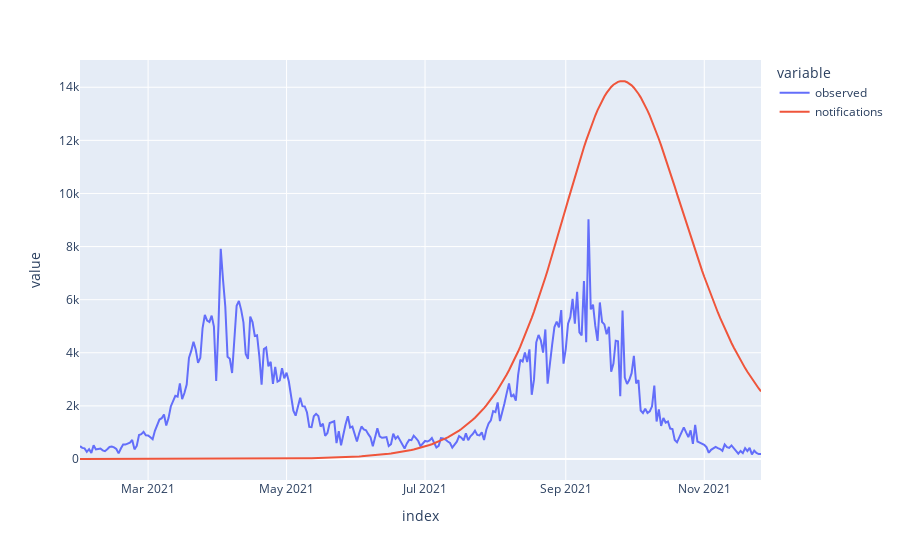

Here is the notebook cell this chart was saved with:
### Code cell
strain_strat_model.run()

notifications = strain_strat_model.get_derived_outputs_df()["notifications"]

pd.DataFrame(
    {
        "observed": notifications_target,
        "notifications": notifications
    }
).plot()

### Figure 1 — Plotly figure (JSON) as saved in the notebook; plotly's stock layout.template omitted (floating-point values rounded to 4 significant figures; data arrays with more than 128 entries replaced by an {"elided": "..."} marker saying what was removed)
{"data": [{"hovertemplate": "variable=observed<br>index=%{x}<br>value=%{y}<extra></extra>", "legendgroup": "observed", "line": {"color": "#636efa", "dash": "solid"}, "marker": {"symbol": "circle"}, "mode": "lines", "name": "observed", "orientation": "v", "showlegend": true, "type": "scatter", "x": {"elided": "301 str values"}, "xaxis": "x", "y": {"elided": "301 int values"}, "yaxis": "y"}, {"hovertemplate": "variable=notifications<br>index=%{x}<br>value=%{y}<extra></extra>", "legendgroup": "notifications", "line": {"color": "#EF553B", "dash": "solid"}, "marker": {"symbol": "circle"}, "mode": "lines", "name": "notifications", "orientation": "v", "showlegend": true, "type": "scatter", "x": {"elided": "301 str values"}, "xaxis": "x", "y": {"elided": "301 float values"}, "yaxis": "y"}], "layout": {"legend": {"title": {"text": "variable"}, "tracegroupgap": 0}, "margin": {"t": 60}, "xaxis": {"anchor": "y", "domain": [0, 1], "title": {"text": "index"}}, "yaxis": {"anchor": "x", "domain": [0, 1], "title": {"text": "value"}}}}
